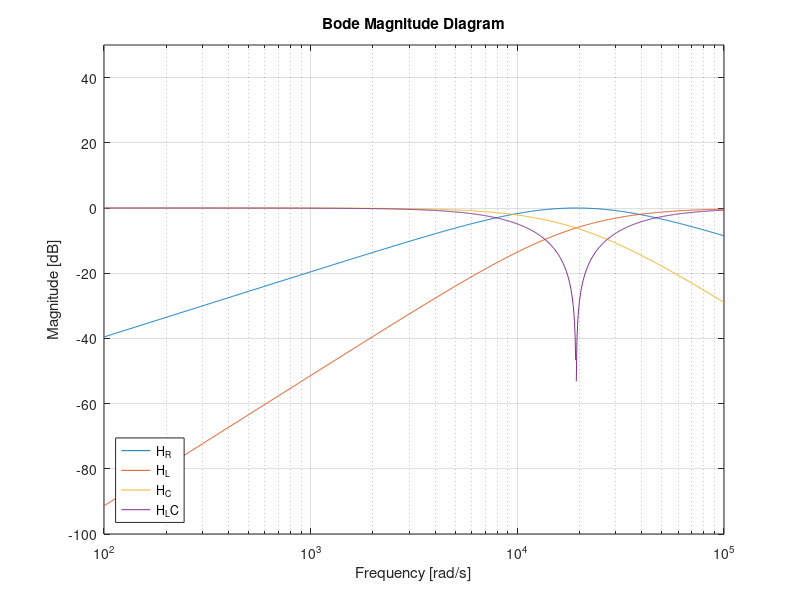

Source code (MATLAB):
% Prelab:

% Given is a series RLC resonant circuit with R = 390Ω, C = 270 nF 
% and L = 10 mH.
% 1. Name the filter characteristic measured over the different components, com-
% ponent combinations.

% 2. Show the Bode magnitude plot across the resistor, 
% the capacitor, the inductor and across the capacitor 
% and the inductor together. Use a 5 V amplitude and vary the
% frequency starting at 100 Hz up to 100 KHz.

% Develop a Matlab script to plot the four characteristic in one graph.
% Attach the script to the prelab!
% 3. Taking the magnitude across the resistance represents a band-pass filter. 
% Calculate the bandwidth and the Q factor of the circuit. 
% Extract the bandwidth from the Matlab plot and compare.

R = 390; % in ohm
C = 270E-9; % in F
L = 10E-3; % in H

H_R = tf([R*C, 0], [L*C, R*C, 1]);
% The transfer function of the voltage taken across the resistor shows a
% bandpass filter.

H_L = tf([L*C, 0, 0], [L*C, R*C, 1]);
% The transfer function of the voltage across the inductor shows a
% high-pass filter.

H_C = tf(1,  [L*C, R*C, 1]);
% The transfer function of the voltage across the capacitor shows a
% low-pass filter.

H_LC = tf([L*C, 0, 1], [L*C, R*C, 1]);
% The transfer function of the voltage taken across the inductor and the
% capacitor shows a band-stop filter.

% Calculated bandwidth and quality factor:
B_calculated = R/L;
w_0 = 1/sqrt(L*C);
X_0 = sqrt(L/C);
Q_s = X_0/R;

bodemag(H_R,H_L,H_C,H_LC,{1E2, 1E5});
ylim([-100, 50])

% Obtained from the plot, respectively at their 11dB cutoff
% points: -20log10(1/sqrt(2) * 5) and 20log10(1/sqrt(2)*5)
w_2 = 4.73E4;
w_1 = 7.81E3;

B_plot = w_2 - w_1;

legend("H_R", "H_L", "H_C", "H_LC", 'Location', 'southwest');

disp("Plot Bandwidth: " + (w_2 - w_1));

disp("Calculated Quality Factor: " + Q_s);
disp("Calculated Bandwidth: " + B_calculated);

%% Lab data results

% V_C hardcopy first - Low pass filter
% V_L hardcopy second - High pass filter 
% V_R hardcopy third - Band pass filter
% V_LC hardcopy fourth - Band-stop/Notch filter
% At resonance, the Lissajou is linear(a line), at 3100 Hz we see the
% Lissajou turn linear, so that must be the resonant frequency

% Phase shift: -500mDeg to 0 Deg(more conceretely, 0 deg)

% Corner frequencies: 1. 1290Hz  2. 7640Hz
